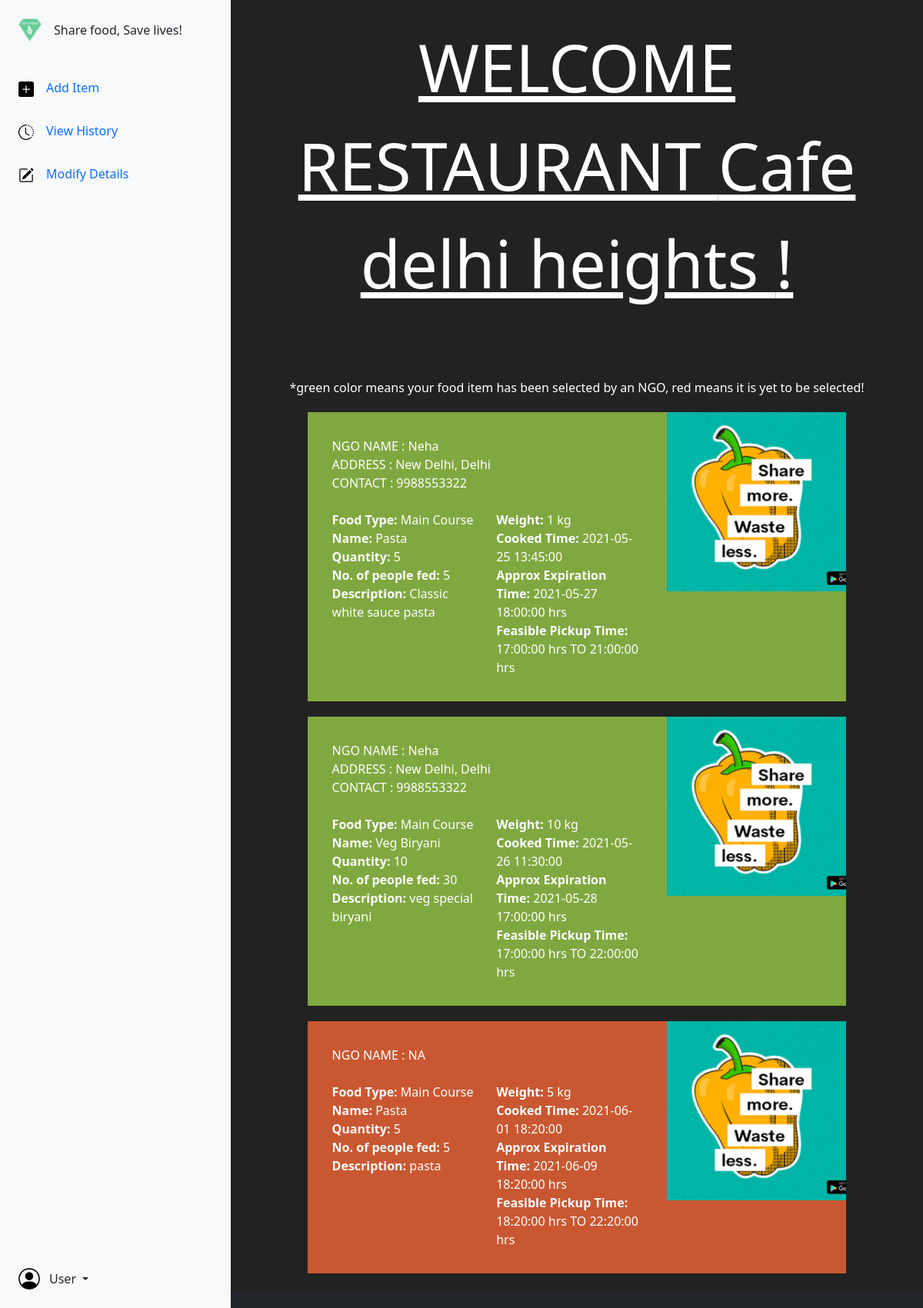
Page /rest_viewhist.php (signed in) on the committed database.
### tables this page shows
CREATE TABLE `food_item` (
  `ftype` varchar(30) NOT NULL,
  `fname` varchar(30) NOT NULL,
  `fquantity` int(5) NOT NULL,
  `fweight` int(5) NOT NULL,
  `fcooktime` datetime NOT NULL,
  `fexptime` datetime NOT NULL,
  `fspick` time NOT NULL,
  `fepick` time NOT NULL,
  `fpeople` int(5) NOT NULL,
  `fdescp` varchar(80) NOT NULL,
  `fstatus` int(1) NOT NULL,
  `rid` int(5) NOT NULL,
  `nid` int(5) DEFAULT NULL,
  `fid` int(8) NOT NULL
);

CREATE TABLE `ngo_details` (
  `id` int(5) NOT NULL,
  `name` varchar(30) NOT NULL,
  `email` varchar(50) NOT NULL,
  `address` varchar(60) NOT NULL,
  `phno` varchar(10) NOT NULL,
  `phno2` varchar(10) DEFAULT NULL,
  `pass` varchar(70) NOT NULL,
  `city` varchar(30) NOT NULL
);

### rest_viewhist.php (the view, shortened to what this page needs)
<!doctype html>
<html lang="en">
<head>
    <link href="https://cdn.jsdelivr.net/npm/bootstrap@5.0.1/dist/css/bootstrap.min.css" rel="stylesheet"
>
    <link rel="stylesheet" href="css/common.css">
</head>
<body style="background-color: #222222;">
    <div class="container-fluid overflow-hidden">
        <div class="row vh-100 overflow-auto">
            <?php include 'components/rest_nav.php'; ?>
            <div class="col d-flex flex-column h-100">
                <main class="row">
                    <div class="col py-4" style="color: white;">
                    <div class="row welc">
                        <div class="col">WELCOME RESTAURANT <?php echo $_SESSION['rusername']; ?> !</div>
                    </div>
                    <div class="row" style="text-align:center;">
                        <div class="col">
                            *green color means your food item has been selected by an NGO, red means it is yet to be selected!
                        </div>
                    </div>
                    <?php
                    include 'dbcon.php';
                    $rest = $_SESSION['rid'];
                    $query = "SELECT * FROM food_item WHERE rid = ".$rest;
                    $execute = mysqli_query($conn, $query);
                    while($row = mysqli_fetch_assoc($execute)){
                    ?>
                                <?php
                                $ngoid = $row['nid'];
                                if($ngoid != NULL){
                                $nquery = "SELECT * FROM ngo_details WHERE id = ".$ngoid;
                                $nexe = mysqli_query($conn, $nquery);
                                $nrow = mysqli_fetch_assoc($nexe);
                                ?>
                                <div class="row mx-auto" style="width:80%;margin-top:20px;background-color:#80a840;">
                            <div class="col-8" style="padding: 2em;">
                                NGO NAME :
                                <?php
                                echo $nrow['name'];
                                ?>
                                <br>
                                ADDRESS :
                                <?php
                                echo $nrow['address'];
                                ?><br>
                                CONTACT :
                                <?php
                                echo $nrow['phno'];
                                }
                                else{
                                ?>
                                <div class="row mx-auto" style="width:80%;margin-top:20px;background-color:#c95832;;">
                            <div class="col-8" style="padding: 2em;">
                                NGO NAME :
                                <?php
                                    echo "NA";
                                }
                                ?>
                                <br><br>
                                <div class="row">
                                    <div class="col">
                                        <span><b>Food Type: </b><?php echo $row['ftype'];?></span><br>
                                        <span><b>Name: </b><?php echo $row['fname'];?></span><br>
                                        <span><b>Quantity: </b><?php echo $row['fquantity'];?></span><br>
                                        <span><b>No. of people fed: </b><?php echo $row['fpeople'];?></span><br>
                                        <span><b>Description: </b><?php echo $row['fdescp'];?></span><br>
                                    </div>
                                    <div class="col">
                                        <span><b>Weight: </b> <?php echo $row['fweight'];?> kg</span><br>
                                        <span><b>Cooked Time: </b><?php echo $row['fcooktime'];?></span><br>
                                        <span><b>Approx Expiration Time: </b><?php echo $row['fexptime'];?> hrs</span><br>
                                        <span><b>Feasible Pickup Time: </b><?php echo $row['fspick'];?> hrs TO <?php echo $row['fepick'];?> hrs</span><br>
                                    </div>
                                </div>
                            </div>
                            <div class="col-4" style="padding:0;">
                            <img src="images/img3.png" style="width:100%;height:auto;">
                            </div>
                        </div>
                        <?php
                        }
                        ?>
                    </div>
                </main>
                <footer class="row bg-dark text-white text-center p-3 mt-auto">
                    <div class="col">Developed by <u>V Viswanath Rao</u> , <u>SREE NANDHAN P</u> & <u>Yashasvi Rawat</u></div>
                </footer>
            </div>
        </div>
    </div>
    </body>
</html>

### css/common.css (style rules this page uses)
.welc { text-align:center!important; font-size:5vh!important; word-wrap:break-word!important; margin-bottom:1em!important; text-decoration:underline!important; }

### rest_viewhist.php (style rules this page uses)
html { scroll-behaviour: smooth !important; }

### rows in the picture
food_item: ngo_details.name "Neha", ngo_details.address "New Delhi, Delhi", ngo_details.phno "9988553322", ftype "Main Course", fname "Pasta", fquantity "5", fpeople "5", fdescp "Classic white sauce pasta", fweight "1", fcooktime "2021-05-25 13:45:00", fexptime "2021-05-27 18:00:00", fspick "17:00:00", fepick "21:00:00"
food_item: ngo_details.name "Neha", ngo_details.address "New Delhi, Delhi", ngo_details.phno "9988553322", ftype "Main Course", fname "Veg Biryani", fquantity "10", fpeople "30", fdescp "veg special biryani", fweight "10", fcooktime "2021-05-26 11:30:00", fexptime "2021-05-28 17:00:00", fspick "17:00:00", fepick "22:00:00"
food_item: shows "NGO NAME :", ftype "Main Course", fname "Pasta", fquantity "5", fpeople "5", fdescp "pasta", fweight "5", fcooktime "2021-06-01 18:20:00", fexptime "2021-06-09 18:20:00", fspick "18:20:00", fepick "22:20:00"

### other values in the picture
$_SESSION['rusername'] "Cafe delhi heights"
